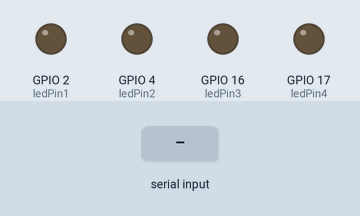
Simulated run of this program. Board: ESP32. On the bench: output pins drawn as LEDs (lit = HIGH). The test bench sets the inputs (shaded band).

Above: at 2.2 s.
2.3 s: "1" received over Serial
At 2.6 s:
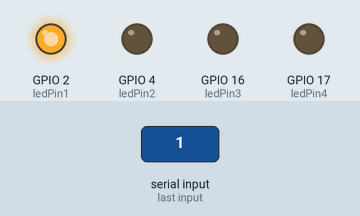
5.3 s: "2" received over Serial
At 6.1 s:
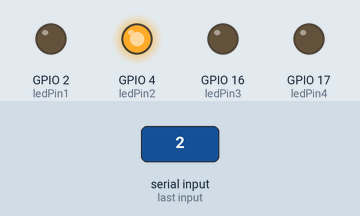
8.3 s: "3" received over Serial
At 9.6 s:
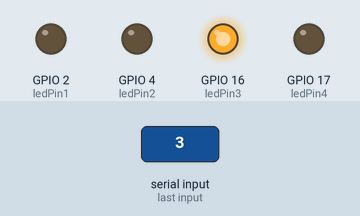
11.3 s: "4" received over Serial
At 11.8 s:
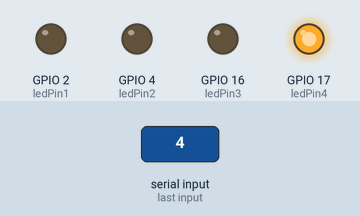
Timing chart, 0 to 14.8 s (numbered marks = the images above; inputs shaded):
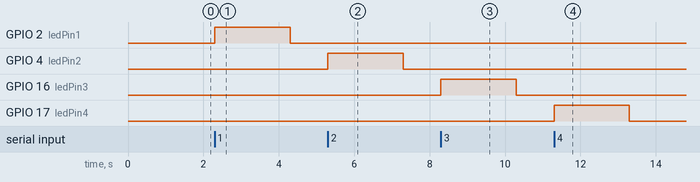

The program:

main.cpp
```cpp
#include <Arduino.h>
#include "esp_log.h"

const int ledPin1 = 2;
const int ledPin2 = 4;
const int ledPin3 = 16;
const int ledPin4 = 17;

void setup()
{
  Serial.begin(9600);
  pinMode(ledPin1, OUTPUT);
  pinMode(ledPin2, OUTPUT);
  pinMode(ledPin3, OUTPUT);
  pinMode(ledPin4, OUTPUT);
  ESP_LOGI("UART RECEIVE", "Serial monitor telah diinisialisasi.");
  delay(1000);
}

void loop()
{
  if (Serial.available())
  {
    char data = Serial.read();
    ESP_LOGI("UART RECEIVE", "Karakter yang dikirim: %c", data);

    // Mematikan semua LED
    digitalWrite(ledPin1, LOW);
    digitalWrite(ledPin2, LOW);
    digitalWrite(ledPin3, LOW);
    digitalWrite(ledPin4, LOW);

    // Menggunakan karakter yang diterima untuk mengontrol LED
    switch (data)
    {
    case '1':
      digitalWrite(ledPin1, HIGH);
      delay(2000);                // Menyala selama 2 detik
      digitalWrite(ledPin1, LOW); // Matikan LED
      break;
    case '2':
      digitalWrite(ledPin2, HIGH);
      delay(2000);
      digitalWrite(ledPin2, LOW);
      break;
    case '3':
      digitalWrite(ledPin3, HIGH);
      delay(2000);
      digitalWrite(ledPin3, LOW);
      break;
    case '4':
      digitalWrite(ledPin4, HIGH);
      delay(2000);
      digitalWrite(ledPin4, LOW);
      break;
    default:
      // Handle jika data tidak sama dengan '1', '2', '3', atau '4'
      break;
    }
  }
}
```

Measured:
- after the input at 2.3 s, GPIO 2 (ledPin1): LOW → HIGH at once, → LOW 2.0 s later
- after the input at 5.3 s, GPIO 4 (ledPin2): LOW → HIGH at once, → LOW 2.0 s later
- after the input at 8.3 s, GPIO 16 (ledPin3): LOW → HIGH at once, → LOW 2.0 s later
- after the input at 11.3 s, GPIO 17 (ledPin4): LOW → HIGH at once, → LOW 2.0 s later
